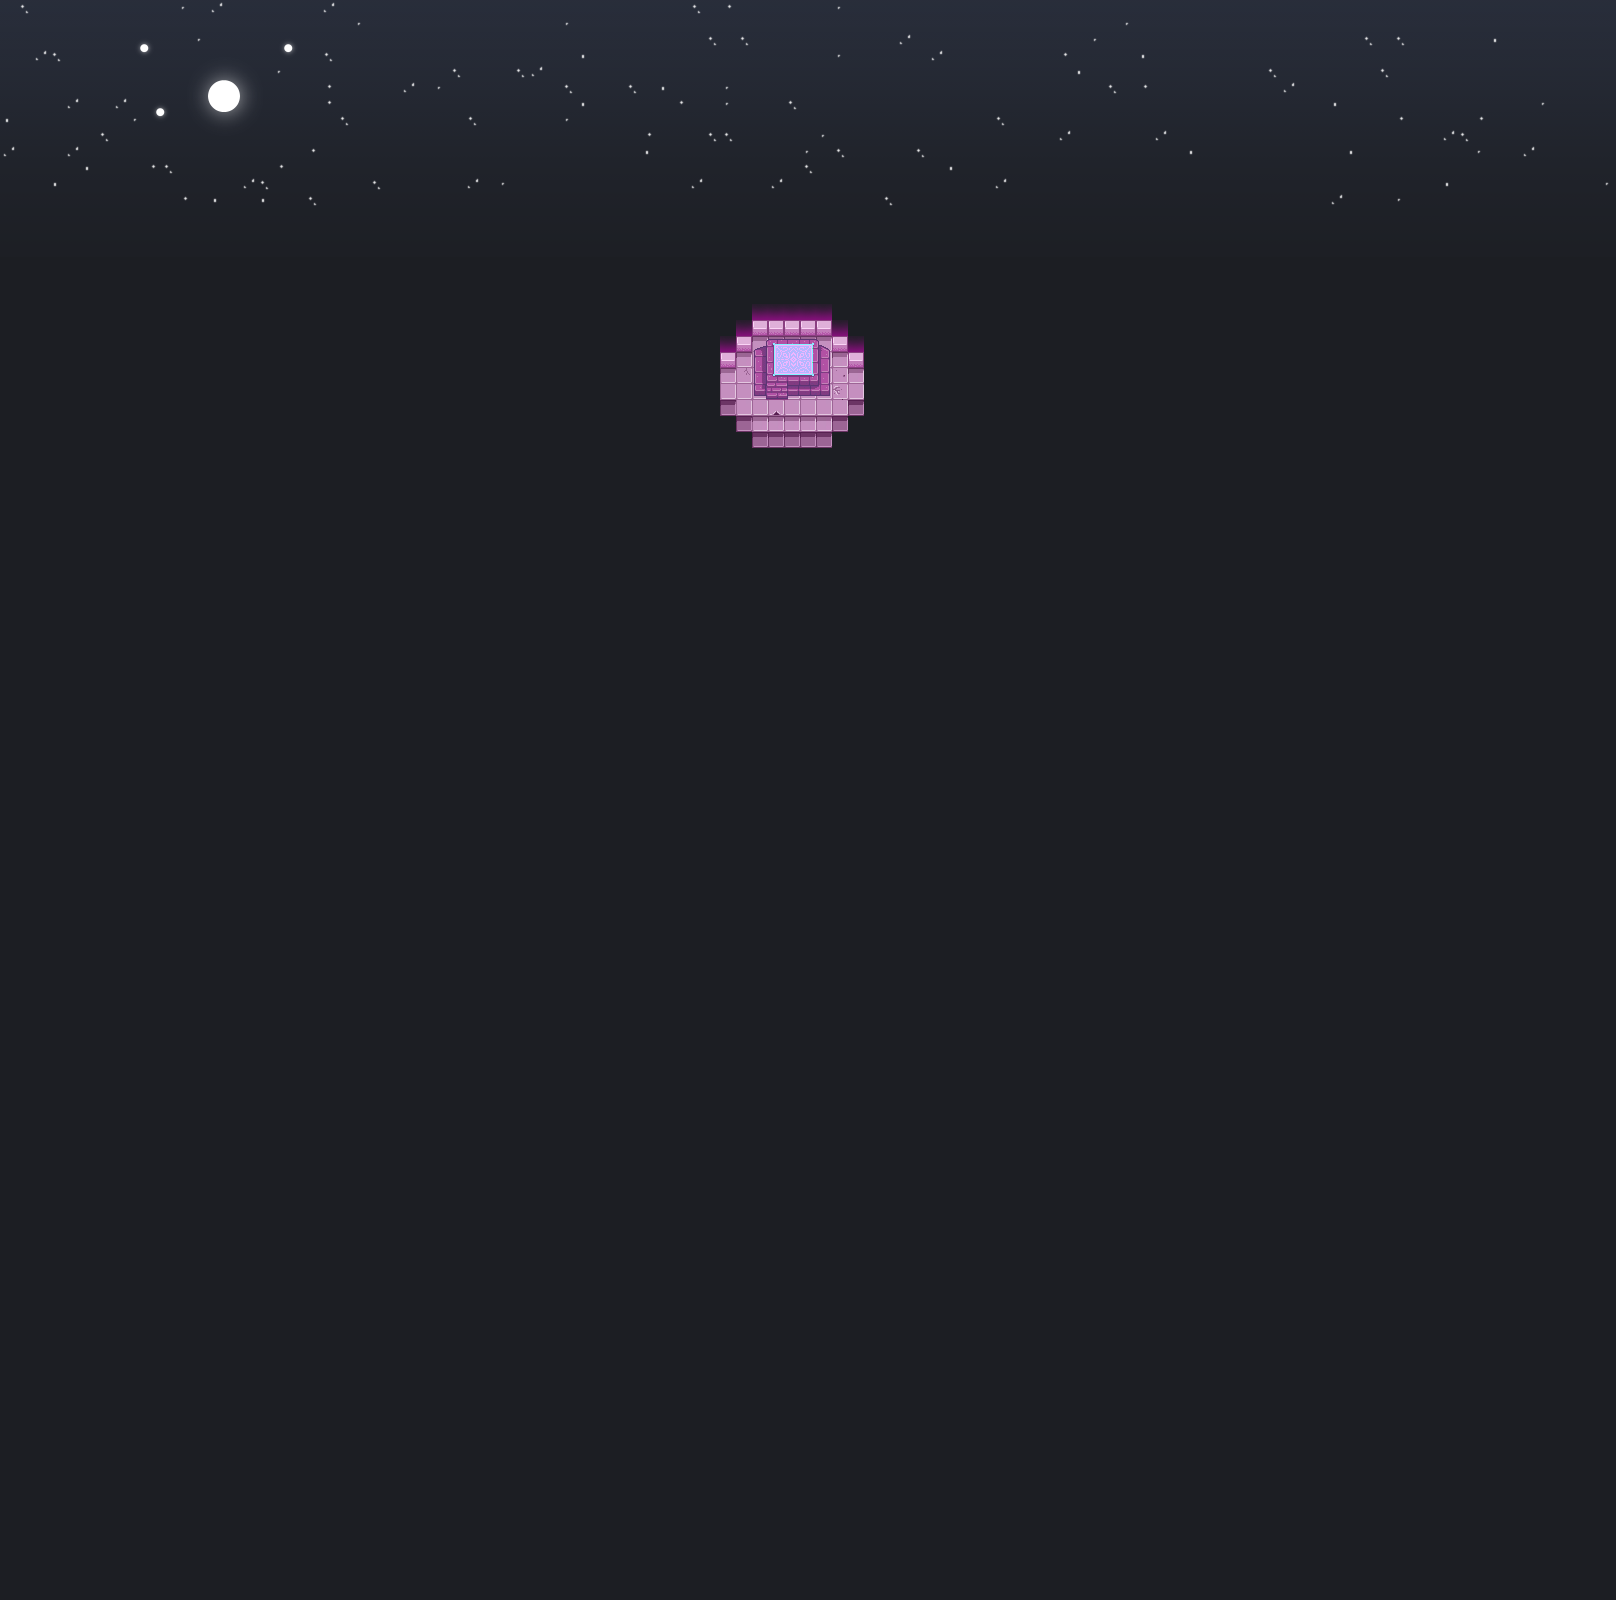

This game map was drawn from its Tiled (.tmx) file and the tilesets committed beside it. A one-line description and the trimmed map source follow:
An orthogonal 101x100 tile map with 16x16 px tiles, 4 tile layers (Back, Buildings, Front, AlwaysFront) and 1 object (TileData).

<map version="1.9" tiledversion="1.9.0" orientation="orthogonal" renderorder="right-down" compressionlevel="0" width="101" height="100" tilewidth="16" tileheight="16" infinite="0" nextlayerid="9" nextobjectid="4">
 <properties>
  <property name="AmbientLight" value="255 255 255" />
  <property name="Fish" value="128 .1 129 .1 130 .1 131 .1 132 .1 136 .1 137 .1 138 .1 139 .1 140 .1 141 .1 142 .1 143 .1 144 .1 145 .1 146 .1 147 .1 148 .1 149 .1 150 .1 151 .1 152 .1 153 .1 154 .1 155 .1 156 .1 157 .1 158 .1 159 .1 160 .1 161 .1 162 .1 163 .1 164 .1 165 .1 682 .1 698 .1 699 .1 700 .1 701 .1 702 .1 704 .1 705 .1 706 .1 707 .1 708 .1 734 .1 775 .1 795 .1 796 .1 " />
  <property name="IsGreenhouse" value="T" />
  <property name="indoorWater" value="T" />
 </properties>
 <tileset firstgid="1" name="z_lostgarden" tilewidth="16" tileheight="16" tilecount="400" columns="20">
  <image source="LostGarden_Spritesheets.png" width="320" height="320" />
  <tile id="0">
   <properties>
    <property name="Type" value="Stone" />
   </properties>
  </tile>
  <tile id="1">
   <properties>
    <property name="Type" value="Stone" />
   </properties>
  </tile>
  <tile id="2">
   <properties>
    <property name="Type" value="Stone" />
   </properties>
  </tile>
  <tile id="3">
   <properties>
    <property name="Type" value="Stone" />
   </properties>
  </tile>
  <tile id="4">
   <properties>
    <property name="Type" value="Stone" />
   </properties>
  </tile>
  <tile id="5">
   <properties>
    <property name="Type" value="Stone" />
   </properties>
  </tile>
  <tile id="6">
   <properties>
    <property name="Type" value="Stone" />
   </properties>
  </tile>
  <tile id="7">
   <properties>
    <property name="Type" value="Stone" />
   </properties>
  </tile>
  <tile id="8">
   <properties>
    <property name="Type" value="Stone" />
   </properties>
  </tile>
  <tile id="9">
   <properties>
    <property name="Water" value="I" />
   </properties>
  </tile>
  <tile id="10">
   <properties>
    <property name="Type" value="Grass" />
   </properties>
  </tile>
  <tile id="11">
   <properties>
    <property name="Type" value="Grass" />
   </properties>
  </tile>
  <tile id="12">
   <properties>
    <property name="Type" value="Grass" />
   </properties>
  </tile>
  <tile id="13">
   <properties>
    <property name="Diggable" value="T" />
    <property name="Type" value="Dirt" />
   </properties>
  </tile>
  <tile id="16">
   <properties>
    <property name="Type" value="Grass" />
   </properties>
  </tile>
  <tile id="17">
   <properties>
    <property name="Type" value="Grass" />
   </properties>
  </tile>
  <tile id="18">
   <properties>
    <property name="Type" value="Grass" />
   </properties>
  </tile>
  <tile id="19">
   <properties>
    <property name="Type" value="Grass" />
   </properties>
  </tile>
  <tile id="20">
   <properties>
    <property name="Type" value="Stone" />
   </properties>
  </tile>
  <tile id="21">
   <properties>
    <property name="Type" value="Stone" />
   </properties>
  </tile>
  <tile id="22">
   <properties>
    <property name="Type" value="Stone" />
   </properties>
  </tile>
  <tile id="23">
   <properties>
    <property name="Type" value="Stone" />
   </properties>
  </tile>
  <tile id="24">
   <properties>
    <property name="Type" value="Stone" />
   </properties>
  </tile>
  <tile id="27">
   <properties>
    <property name="Type" value="Stone" />
   </properties>
  </tile>
  <tile id="28">
   <properties>
    <property name="Type" value="Stone" />
   </properties>
  </tile>
  <tile id="29">
   <properties>
    <property name="Water" value="I" />
   </properties>
  </tile>
  <tile id="30">
   <properties>
    <property name="Type" value="Grass" />
   </properties>
  </tile>
  <tile id="31">
   <properties>
    <property name="Diggable" value="T" />
    <property name="Type" value="Dirt" />
   </properties>
  </tile>
  <tile id="34">
   <properties>
    <property name="Type" value="Grass" />
   </properties>
  </tile>
  <tile id="35">
   <properties>
    <property name="Type" value="Grass" />
   </properties>
  </tile>
  <tile id="36">
   <properties>
    <property name="Type" value="Grass" />
   </properties>
  </tile>
  <tile id="37">
   <properties>
    <property name="Type" value="Grass" />
   </properties>
  </tile>
  <tile id="38">
   <properties>
    <property name="Type" value="Grass" />
   </properties>
  </tile>
  <tile id="39">
   <properties>
    <property name="Type" value="Grass" />
   </properties>
  </tile>
  <tile id="40">
   <properties>
    <property name="Type" value="Stone" />
   </properties>
  </tile>
  <tile id="41">
   <properties>
    <property name="Type" value="Stone" />
   </properties>
  </tile>
  <tile id="42">
   <properties>
    <property name="Type" value="Stone" />
   </properties>
  </tile>
  <tile id="43">
   <properties>
    <property name="Type" value="Stone" />
   </properties>
  </tile>
  <tile id="44">
   <properties>
    <property name="Type" value="Stone" />
   </properties>
  </tile>
  <tile id="47">
   <properties>
    <property name="Type" value="Stone" />
   </properties>
  </tile>
  <tile id="48">
   <properties>
    <property name="Type" value="Stone" />
   </properties>
  </tile>
  <tile id="49">
   <properties>
    <property name="Water" value="I" />
   </properties>
  </tile>
  <tile id="50">
   <properties>
    <property name="Type" value="Grass" />
   </properties>
  </tile>
  <tile id="51">
   <properties>
    <property name="Type" value="Grass" />
   </properties>
  </tile>
  <tile id="52">
   <properties>
    <property name="Type" value="Grass" />
   </properties>
  </tile>
  <tile id="53">
   <properties>
    <property name="Type" value="Grass" />
   </properties>
  </tile>
  <tile id="54">
   <properties>
    <property name="Type" value="Grass" />
   </properties>
  </tile>
  <tile id="55">
   <properties>
    <property name="Type" value="Grass" />
   </properties>
  </tile>
  <tile id="56">
   <properties>
    <property name="Type" value="Grass" />
   </properties>
  </tile>
  <tile id="57">
   <properties>
    <property name="Type" value="Grass" />
   </properties>
  </tile>
  <tile id="58">
   <properties>
    <property name="Type" value="Grass" />
   </properties>
  </tile>
  <tile id="59">
   <properties>
    <property name="Type" value="Grass" />
   </properties>
  </tile>
  <tile id="60">
   <properties>
    <property name="Type" value="Stone" />
   </properties>
  </tile>
  <tile id="61">
   <properties>
    <property name="Type" value="Stone" />
   </properties>
  </tile>
  <tile id="62">
   <properties>
    <property name="Type" value="Stone" />
   </properties>
  </tile>
  <tile id="63">
   <properties>
    <property name="Type" value="Stone" />
   </properties>
  </tile>
  <tile id="64">
   <properties>
    <property name="Type" value="Stone" />
   </properties>
  </tile>
  <tile id="69">
   <properties>
    <property name="Water" value="I" />
   </properties>
  </tile>
  <tile id="70">
   <properties>
    <property name="Type" value="Grass" />
   </properties>
  </tile>
  <tile id="71">
   <properties>
    <property name="Diggable" value="T" />
    <property name="Type" value="Dirt" />
   </properties>
  </tile>
  <tile id="72">
   <properties>
    <property name="Diggable" value="T" />
    <property name="Type" value="Dirt" />
   </properties>
  </tile>
  <tile id="73">
   <properties>
    <property name="Type" value="Grass" />
   </properties>
  </tile>
  <tile id="74">
   <properties>
    <property name="Type" value="Grass" />
   </properties>
  </tile>
  <tile id="75">
   <properties>
    <property name="Type" value="Grass" />
   </properties>
  </tile>
  <tile id="76">
   <properties>
    <property name="Type" value="Grass" />
   </properties>
  </tile>
  <tile id="77">
   <properties>
    <property name="Type" value="Grass" />
   </properties>
  </tile>
  <tile id="80">
   <properties>
    <property name="Type" value="Stone" />
   </properties>
  </tile>
  <tile id="81">
   <properties>
    <property name="Type" value="Stone" />
   </properties>
  </tile>
  <tile id="82">
   <properties>
    <property name="Type" value="Stone" />
   </properties>
  </tile>
  <tile id="83">
   <properties>
    <property name="Type" value="Stone" />
   </properties>
  </tile>
  <tile id="84">
   <properties>
    <property name="Type" value="Stone" />
   </properties>
  </tile>
  <tile id="89">
   <properties>
    <property name="Water" value="I" />
   </properties>
  </tile>
  <tile id="90">
   <properties>
    <property name="Type" value="Grass" />
   </properties>
  </tile>
  <tile id="91">
   <properties>
    <property name="Type" value="Grass" />
   </properties>
  </tile>
  <tile id="92">
   <properties>
    <property name="Type" value="Grass" />
   </properties>
  </tile>
  <tile id="93">
   <properties>
    <property name="Type" value="Grass" />
   </properties>
  </tile>
  <tile id="94">
   <properties>
    <property name="Type" value="Grass" />
   </properties>
  </tile>
  <tile id="95">
   <properties>
    <property name="Type" value="Grass" />
   </properties>
  </tile>
  <tile id="96">
   <properties>
    <property name="Type" value="Grass" />
   </properties>
  </tile>
  <tile id="97">
   <properties>
    <property name="Type" value="Grass" />
   </properties>
  </tile>
  <tile id="100">
   <properties>
    <property name="Type" value="Stone" />
   </properties>
  </tile>
  <tile id="101">
   <properties>
    <property name="Type" value="Stone" />
   </properties>
  </tile>
  <tile id="102">
   <properties>
    <property name="Type" value="Stone" />
   </properties>
  </tile>
  <tile id="103">
   <properties>
    <property name="Type" value="Stone" />
   </properties>
  </tile>
  <tile id="104">
   <properties>
    <property name="Type" value="Stone" />
   </properties>
  </tile>
  <tile id="109">
   <properties>
    <property name="Water" value="I" />
   </properties>
  </tile>
  <tile id="110">
   <properties>
    <property name="Type" value="Grass" />
   </properties>
  </tile>
  <tile id="111">
   <properties>
    <property name="Type" value="Grass" />
   </properties>
  </tile>
  <tile id="112">
   <properties>
    <property name="Type" value="Grass" />
   </properties>
  </tile>
  <tile id="113">
   <properties>
    <property name="Type" value="Grass" />
   </properties>
  </tile>
  <tile id="114">
   <properties>
    <property name="Type" value="Grass" />
   </properties>
  </tile>
  <tile id="116">
   <properties>
    <property name="Type" value="Grass" />
   </properties>
  </tile>
  <tile id="117">
   <properties>
    <property name="Type" value="Grass" />
   </properties>
  </tile>
  <tile id="121">
   <properties>
    <property name="Type" value="Stone" />
   </properties>
  </tile>
  <tile id="122">
   <properties>
    <property name="Type" value="Stone" />
   </properties>
  </tile>
  <tile id="123">
   <properties>
    <property name="Type" value="Stone" />
   </properties>
  </tile>
  <tile id="129">
   <properties>
    <property name="Water" value="I" />
   </properties>
  </tile>
  <tile id="130">
   <properties>
    <property name="Type" value="Grass" />
   </properties>
  </tile>
  <tile id="131">
   <properties>
    <property name="Type" value="Grass" />
   </properties>
  </tile>
  <tile id="132">
   <properties>
    <property name="Type" value="Grass" />
   </properties>
  </tile>
  <tile id="133">
   <properties>
    <property name="Type" value="Grass" />
   </properties>
  </tile>
  <tile id="134">
   <properties>
    <property name="Type" value="Grass" />
   </properties>
  </tile>
  <tile id="135">
   <properties>
    <property name="Type" value="Grass" />
   </properties>
  </tile>
  <tile id="136">
   <properties>
    <property name="Type" value="Grass" />
   </properties>
  </tile>
  <tile id="149">
   <properties>
    <property name="Water" value="I" />
   </properties>
  </tile>
  <tile id="150">
   <properties>
    <property name="Type" value="Grass" />
   </properties>
  </tile>
  <tile id="151">
   <properties>
    <property name="Type" value="Grass" />
   </properties>
  </tile>
  <tile id="152">
   <properties>
    <property name="Type" value="Grass" />
   </properties>
  </tile>
  <tile id="153">
   <properties>
    <property name="Type" value="Grass" />
   </properties>
  </tile>
  <tile id="154">
   <properties>
    <property name="Type" value="Grass" />
   </properties>
  </tile>
  <tile id="156">
   <properties>
    <property name="Type" value="Grass" />
   </properties>
  </tile>
  <tile id="169">
   <properties>
    <property name="Water" value="I" />
   </properties>
  </tile>
  <tile id="170">
   <properties>
    <property name="Type" value="Grass" />
   </properties>
  </tile>
  <tile id="171">
   <properties>
    <property name="Type" value="Grass" />
   </properties>
  </tile>
  <tile id="172">
   <properties>
    <property name="Type" value="Grass" />
   </properties>
  </tile>
  <tile id="173">
   <properties>
    <property name="Type" value="Grass" />
   </properties>
  </tile>
  <tile id="174">
   <properties>
    <property name="Type" value="Grass" />
   </properties>
  </tile>
  <tile id="175">
   <properties>
    <property name="Type" value="Grass" />
   </properties>
  </tile>
  <tile id="176">
   <properties>
    <property name="Type" value="Grass" />
   </properties>
  </tile>
  <tile id="189">
   <properties>
    <property name="Water" value="I" />
   </properties>
  </tile>
  <tile id="190">
   <properties>
    <property name="Type" value="Grass" />
   </properties>
  </tile>
  <tile id="191">
   <properties>
    <property name="Type" value="Grass" />
   </properties>
  </tile>
  <tile id="192">
   <properties>
    <property name="Type" value="Grass" />
   </properties>
  </tile>
  <tile id="193">
   <properties>
    <property name="Type" value="Grass" />
   </properties>
  </tile>
  <tile id="194">
   <properties>
    <property name="Type" value="Grass" />
   </properties>
  </tile>
  <tile id="195">
   <properties>
    <property name="Type" value="Grass" />
   </properties>
  </tile>
  <tile id="196">
   <properties>
    <property name="Type" value="Grass" />
   </properties>
  </tile>
  <tile id="209">
   <properties>
    <property name="Water" value="I" />
   </properties>
  </tile>
  <tile id="210">
   <properties>
    <property name="Type" value="Grass" />
   </properties>
  </tile>
  <tile id="211">
   <properties>
    <property name="Type" value="Grass" />
   </properties>
  </tile>
  <tile id="212">
   <properties>
    <property name="Type" value="Grass" />
   </properties>
  </tile>
  <tile id="213">
   <properties>
    <property name="Type" value="Grass" />
   </properties>
  </tile>
  <tile id="214">
   <properties>
    <property name="Type" value="Grass" />
   </properties>
  </tile>
  <tile id="215">
   <properties>
    <property name="Type" value="Grass" />
   </properties>
  </tile>
  <tile id="216">
   <properties>
    <property name="Type" value="Grass" />
   </properties>
  </tile>
  <tile id="229">
   <properties>
    <property name="Water" value="I" />
   </properties>
  </tile>
  <tile id="237">
   <properties>
    <property name="Type" value="Stone" />
   </properties>
  </tile>
  <tile id="238">
   <properties>
    <property name="Type" value="Stone" />
   </properties>
  </tile>
  <tile id="239">
   <properties>
    <property name="Type" value="Stone" />
   </properties>
  </tile>
  <tile id="249">
   <properties>
    <property name="Water" value="I" />
   </properties>
  </tile>
  <tile id="257">
   <properties>
    <property name="Type" value="Stone" />
   </properties>
  </tile>
  <tile id="258">
   <properties>
    <property name="Type" value="Stone" />
   </properties>
  </tile>
  <tile id="259">
   <properties>
    <property name="Type" value="Stone" />
   </properties>
  </tile>
  <tile id="269">
   <properties>
    <property name="Water" value="I" />
   </properties>
  </tile>
  <tile id="278">
   <properties>
    <property name="Type" value="Stone" />
   </properties>
  </tile>
  <tile id="279">
   <properties>
    <property name="Type" value="Stone" />
   </properties>
  </tile>
  <tile id="289">
   <properties>
    <property name="Water" value="I" />
   </properties>
  </tile>
  <tile id="309">
   <properties>
    <property name="Water" value="I" />
   </properties>
  </tile>
  <tile id="349">
   <properties>
    <property name="Diggable" value="T" />
   </properties>
  </tile>
 </tileset>
 <layer id="1" name="Back" width="101" height="100">
  <data>[10100 cells, 10100 non-empty, 29 distinct tile ids]</data>
 </layer>
 <layer id="2" name="Buildings" width="101" height="100">
  <data>[10100 cells, 522 non-empty, 35 distinct tile ids]</data>
 </layer>
 <layer id="3" name="Front" width="101" height="100">
  <data>[10100 cells, 1361 non-empty, 96 distinct tile ids]</data>
 </layer>
 <layer id="4" name="AlwaysFront" width="101" height="100">
  <data>[10100 cells, 0 non-empty, 0 distinct tile ids]</data>
 </layer>
 <objectgroup id="5" name="Back">
  <object id="3" name="TileData" x="784" y="352" width="16" height="16">
   <properties>
    <property name="TouchAction" value="MagicWarp Custom_yatag_LostGarden 34 20" />
   </properties>
  </object>
 </objectgroup>
 <objectgroup id="6" name="Buildings" />
 <objectgroup id="7" name="Front" />
 <objectgroup id="8" name="AlwaysFront" />
</map>
